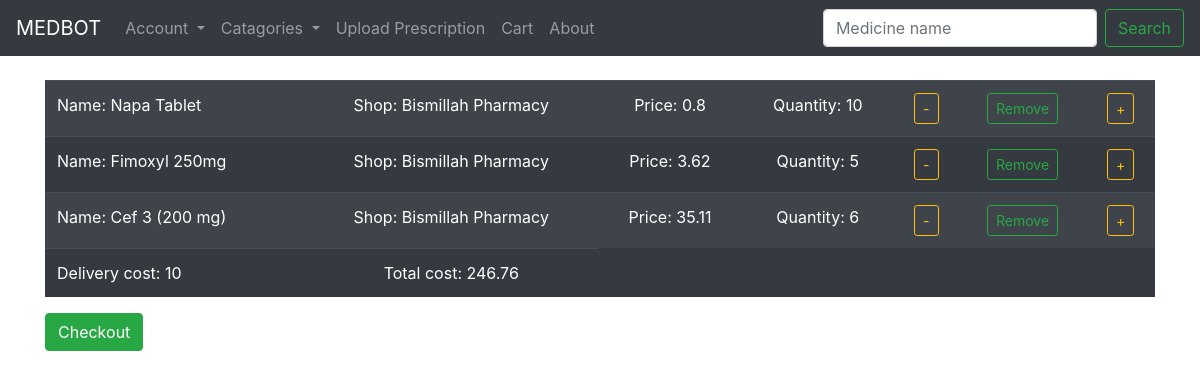
Page /Cart (signed in) on the committed database.
### medbot_app/models.py (models this page shows, shortened)
class Cart(models.Model):
	cart_id = models.BigAutoField(primary_key = True)
	pharmacy_id = models.ForeignKey(Employee, on_delete = models.CASCADE)
	customer_id = models.ForeignKey(Customer, on_delete = models.CASCADE)
	adding_quantity = models.IntegerField(default= 5)
	med_id = models.ForeignKey(Inventory, on_delete = models.CASCADE)

class Inventory(models.Model):
	MUSTPRESCRIBED = 'MP'
	MUSTNOTPRESCRIBE = 'MNP'
	MEDICINESTATUS = [
		(MUSTPRESCRIBED, 'Must be Prescribed'),
		(MUSTNOTPRESCRIBE, 'Must not be Prescribed'),
	]
	GENERAL = 'A'
	BLOOD = 'B'
	DIGESTIVE = 'D'
	EYE = 'F'
	EAR = 'H'
	CIRCULATORY = 'K'
	MUSCULOSKELETAL = 'L'
	NEUROLOGICAL = 'N'
	PSYCHOLOGICAL = 'P'
	RESPIRATORY = 'R'
	SKIN = 'S'
	ENDORCRINE = 'T'
	UROLOGY = 'U'
	PREGNANCY = 'W'
	FEMALEGENITAL = 'X'
	MALEGENITAL = 'Y'
	SOCIALPROB = 'Z'
	MEDICINECATAGORIES = [
		(GENERAL, 'General and unspecified'),
		(BLOOD, 'Blood, blood forming organs, lymphatics, spleen'),
		(DIGESTIVE, 'Digestive'),
		(EYE, 'Eye'),
		(EAR, 'Ear'),
		(CIRCULATORY, 'Circulatory'),
		(MUSCULOSKELETAL, 'Musculoskeletal'),
		(NEUROLOGICAL, 'Neorological'),
		(PSYCHOLOGICAL, 'Psychological'),
		(RESPIRATORY, 'Respiratory'),
		(SKIN, 'Skin'),
		(ENDORCRINE, 'Endocrine, metabolic and nutritional'),
		(UROLOGY, 'Urology'),
		(PREGNANCY, 'Pregnancy, childbirth, family planning'),
		(FEMALEGENITAL, 'Female genital system and breast'),
		(MALEGENITAL, 'Male genital system'),
		(SOCIALPROB, 'Social problems'),
	]
	med_name = models.CharField(max_length = 200)
	med_id = models.BigAutoField(primary_key = True, serialize=False)
	med_price = models.FloatField(max_length = 10)
	med_quantity = models.PositiveIntegerField()
	med_status = models.CharField(max_length = 3, choices = MEDICINESTATUS, default=MUSTPRESCRIBED)
	med_catagory = models.CharField(max_length = 2, choices = MEDICINECATAGORIES, default = GENERAL)
	med_generic = models.CharField(max_length = 100)
	pharmacy_id = models.ForeignKey(Employee, on_delete = models.CASCADE)
	def __str__(self):
		return self.med_name

class Employee(models.Model):
	pharmacy_id = models.BigAutoField(primary_key = True)
	pharmacy_address = models.CharField(max_length = 254)
	owner_name = models.CharField(max_length = 100)
	pharmacy_name = models.CharField(max_length = 100)
	pharmacy_reg_id = models.CharField(max_length = 100)
	employee_password = models.CharField(max_length = 100)
	pharmacy_rating = models.FloatField(max_length=3, null=True)
	pharmacy_rating_count = models.PositiveIntegerField(default = 0)
	employee_email = models.EmailField(max_length = 254)
	employee_phone = models.CharField(max_length = 15)
	employee_longT = models.CharField(max_length = 20, default= "90.40")
	employee_latiT = models.CharField(max_length = 20, default= "20.40")
	def __str__(self):
		return self.pharmacy_name

### medbot_app/views.py (the view)
# urls.py: path('Cart', views.cart, name= 'cart'),
def cart(request):
	if request.session.is_empty():
		return redirect('loginC')
	else:
		obj = Cart.objects.filter(customer_id = request.session['userId'])
		all_cost = 10
		for k in obj:
			tl_cost = k.med_id.med_price * k.adding_quantity
			all_cost = tl_cost + all_cost
			all_cost = round(all_cost, 2)
		context = {'all': obj, 'price_of': all_cost}
		return render(request, 'cart.html', context)

### medbot_app/templates/cart.html (shortened to what this page needs)
{% extends 'baseC.html' %}
{% block content %}
	{% if all %}
	<div class="table-responsive">
		<table class="table table-striped table-dark">
			{% for things in all %}
			<form action="{% url 'remv' things.cart_id %}" method="GET">
				<tr>
					<td>Name: {{ things.med_id }}</td>
					<td><center>Shop: {{ things.pharmacy_id }}</center></td>
					<td><center>Price: {{ things.med_id.med_price }}</td>
					<td><center>Quantity: {{ things.adding_quantity }}</td>
					<td><center><a name="minus" class="btn btn-outline-warning btn-sm" href="{% url 'minusCart' things.cart_id %}">-</a></center></td>
					<td><center><button type="submit" name="remov" class="btn btn-outline-success btn-sm">Remove</button></center></td>
					<td><center><a name="addup" class="btn btn-outline-warning btn-sm" href="{% url 'addupCart' things.cart_id %}">+</a></center></td>
			</form>
			{% endfor %}
				<tr>
					<td>Delivery cost: 10</td>
					<td><center>Total cost: {{ price_of }}</td>
		</table>
	</div>
	{% endif %}
	<form action="{% url 'checkoutC' %}" method="POST">
		<div>
			<button  type="submit" class="btn btn-success">Checkout</button>
		</div>
	</form>
{% endblock %}

### rows in the picture
Cart: med_id "Napa Tablet", pharmacy_id "Bismillah Pharmacy", med_id.med_price "0.8", adding_quantity "10"
Cart: med_id "Fimoxyl 250mg", pharmacy_id "Bismillah Pharmacy", med_id.med_price "3.62", adding_quantity "5"
Cart: med_id "Cef 3 (200 mg)", pharmacy_id "Bismillah Pharmacy", med_id.med_price "35.11", adding_quantity "6"

### other values in the picture
{{ price_of }} "246.76"
